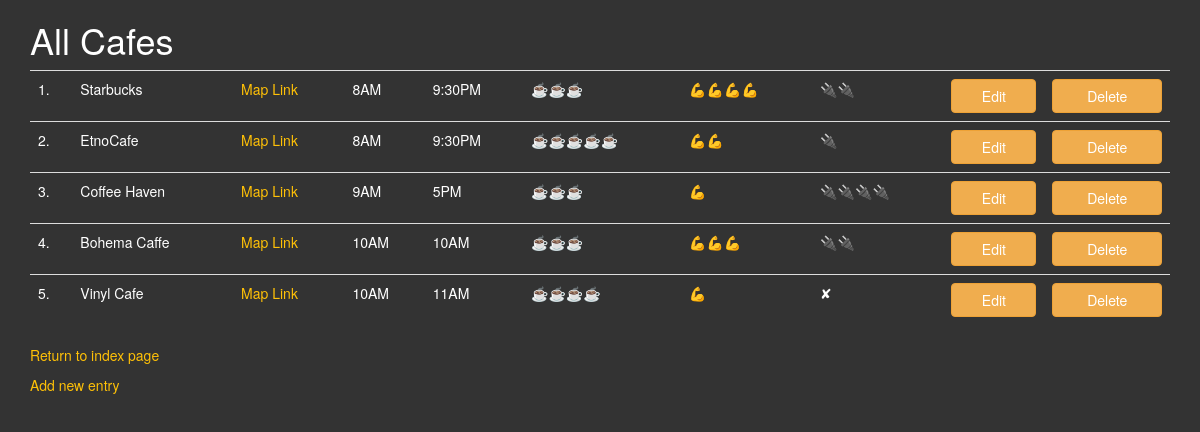
Screenshot of /cafes with the database file from the repository.
### main.py (models this page shows)
class CafeEntry(db.Model):
    id = db.Column(db.Integer, primary_key=True)
    name = db.Column(db.String(100), nullable=False)
    location = db.Column(db.String(500), unique=True, nullable=False)
    opening = db.Column(db.String(250), nullable=False)
    closing = db.Column(db.String(250), nullable=False)
    coffee_rating = db.Column(db.String(50), nullable=False)
    wifi_rating = db.Column(db.String(50), nullable=False)
    power_rating = db.Column(db.String(50), nullable=False)

### main.py (the view)
@app.route('/cafes')
def cafes():
    all_entries = db.session.query(CafeEntry).all()
    return render_template('cafes.html', cafes=all_entries)

### templates/cafes.html (shortened to what this page needs)
{% extends 'bootstrap/base.html' %}
{% block styles %}
{{ super() }}
	<link rel="stylesheet" href="{{ url_for('static', filename='css/styles.css') }}">
{% endblock %}
{% block content %}
<div class="container">
  <div class="row">
    <div class="col-sm-12">
      <h1>All Cafes</h1>
	  <table class="table">
      {% for cafe in cafes %}
      <tr>
          <td>{{ cafe.id }}.</td>
          <td>{{ cafe.name }}</td>
          <td><a href="{{ cafe.location }}">Map Link</a></td>
          <td>{{ cafe.opening }}</td>
          <td>{{ cafe.closing }}</td>
          <td>{{ cafe.coffee_rating }}</td>
          <td>{{ cafe.wifi_rating }}</td>
          <td>{{ cafe.power_rating }}</td>
          <td><a class="btn btn-warning btn-block" href="{{url_for('home')}}" role="button">Edit</a></td>
          <td><a class="btn btn-warning btn-block" href="{{url_for('home')}}" role="button">Delete</a></td>
      </tr>
      {% endfor %}
  	  </table>
      <p><a href="/">Return to index page</a></p>
      <p><a href="/add">Add new entry</a></p>
    </div>
  </div>
</div>
{% endblock %}

### static/css/styles.css (style rules this page uses)
body { background-color: #333; color: white; }
a { color: #ffc107; }

### rows the page displays
CafeEntry: id "1", name "Starbucks", opening "8AM", closing "9:30PM", coffee_rating "☕☕☕", wifi_rating "💪💪💪💪", power_rating "🔌🔌"
CafeEntry: id "2", name "EtnoCafe", opening "8AM", closing "9:30PM", coffee_rating "☕☕☕☕☕", wifi_rating "💪💪", power_rating "🔌"
CafeEntry: id "3", name "Coffee Haven", opening "9AM", closing "5PM", coffee_rating "☕☕☕", wifi_rating "💪", power_rating "🔌🔌🔌🔌"
CafeEntry: id "4", name "Bohema Caffe", opening "10AM", closing "10AM", coffee_rating "☕☕☕", wifi_rating "💪💪💪", power_rating "🔌🔌"
CafeEntry: id "5", name "Vinyl Cafe", opening "10AM", closing "11AM", coffee_rating "☕☕☕☕", wifi_rating "💪", power_rating "✘"
